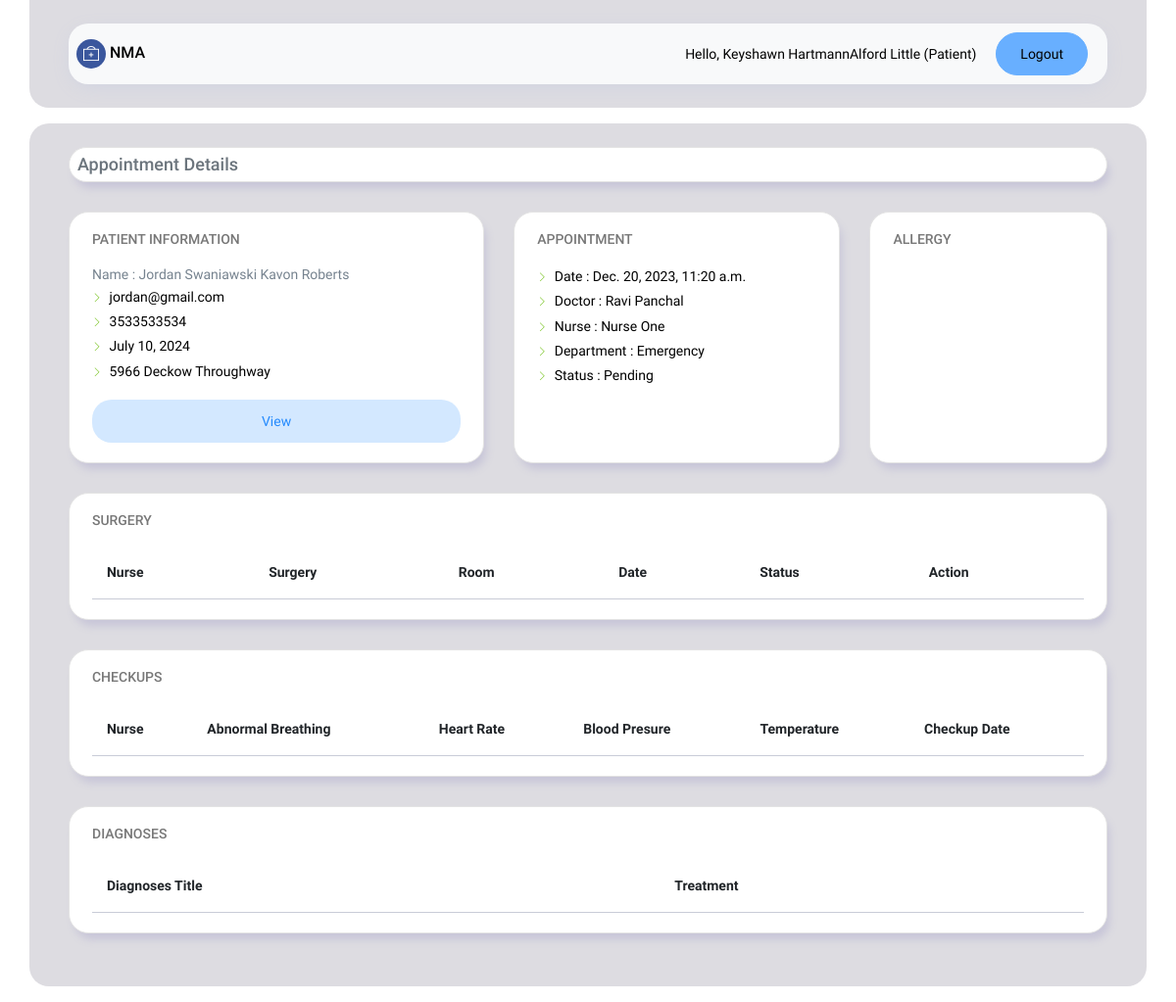
Screenshot of /appointment-details/7 (signed in) with the database file from the repository.
### app/models.py (models this page shows, shortened)
class Appointment(models.Model):
    STATUS = [
        ('Pending', 'Pending'),
        ('InProgress', 'InProgress'),
        ('Completed', 'Completed'),
    ]
    patient = models.ForeignKey(Patient,null=True,on_delete=models.SET_NULL)
    doctor = models.ForeignKey(Staff,null=True, related_name='doctor_appts',on_delete=models.SET_NULL)
    nurse = models.ForeignKey(Staff,null=True, related_name='nurse_appts',on_delete=models.SET_NULL)
    receptionits = models.ForeignKey(Staff,null=True, related_name='recep_appts',on_delete=models.SET_NULL)
    department = models.ForeignKey(Department,null=True,on_delete=models.SET_NULL)
    app_date = models.DateTimeField()
    status = models.CharField(max_length=35, choices=STATUS, null=True)
    created_date = models.DateTimeField(auto_now_add=True, null=True)

class Patient(models.Model):
    GENDER = [
        ('Male', 'Male'),
        ('Female', 'Female'),
    ]
    user = models.OneToOneField(User, null=True, blank=True, on_delete=models.CASCADE)
    number = models.CharField(max_length=20, null=True, blank=True)
    gender = models.CharField(max_length=100, choices=GENDER)
    dob = models.DateField()
    address = models.CharField(max_length=100)
    created_date = models.DateTimeField(auto_now_add=True, null=True)

class Staff(models.Model):
    GENDER = [
        ('Male', 'Male'),
        ('Female', 'Female'),
    ]
    POSITION = [
        ('NURSE','NURSE'),
        ('DOCTOR', 'DOCTOR'),
        ('RECEPTIONIST', 'RECEPTIONIST'),
    ]
    SHIFT = [
        ('9AM-5PM','9AM-5PM'),
        ('6PM-12AM', '6PM-12AM'),
        ('12AM-6AM', '12AM-6AM')
    ]
    user = models.OneToOneField(User, null=True, blank= True, on_delete=models.CASCADE)
    department = models.ForeignKey(Department,on_delete=models.SET_NULL,null=True,blank=True)
    position = models.CharField(max_length=100, choices=POSITION)
    gender = models.CharField(max_length=10, choices=GENDER)
    shift = models.CharField(max_length=35, choices=SHIFT)
    dob = models.DateField(null=True, blank=True)
    address = models.CharField(max_length=100)
    number = models.CharField(max_length=20)
    created_date = models.DateTimeField(auto_now_add=True, null=True)

class Department(models.Model):
    name = models.CharField(max_length=100)
    created_date = models.DateTimeField(auto_now_add=True, null=True)
    def __str__(self):
        return self.name

### app/decorators.py (the view)
        def wrapper_func(request, *args, **kwargs):
            position = getCurrentUserPosition(request.user)
            if position in allowed_roles:
                return view_func(request, *args, **kwargs)
            else:
                return HttpResponse('You do not permissions to view this page!')

### app/templatetags/filterData.py (called while the page is built)
@register.simple_tag
def getCurrentUserPosition(user):
    staff = Staff.objects.filter(user=user)
    patient = Patient.objects.filter(user=user)
    position = 'Admin'
    if staff.exists():
        position = staff.first().position
    else:
        if patient.exists():
            position = 'Patient'
    return position

### templates/appointment-details.html (shortened to what this page needs)
{% extends 'base.html' %}
{% block content %}
{% load static %}
{% load filterData %}
{% getCurrentUserPosition user as position %}
<div class="container content-wrapper my-3" style="border-radius:20px;">
  <div class="row">
    <div class="col-md-12 grid-margin stretch-card">
      <div class="card" style="border-radius:20px;">
        <div class="card-body d-flex justify-content-between align-items-center p-2">
          <div>
            <h4 class="text-secondary mb-0">
              Appointment Details
            </h4>
          </div>
        </div>
      </div>
    </div>
  </div>
  <div class="row">
    <div class="col-lg-5 grid-margin stretch-card">
        <div class="card" style="border-radius:20px;">
            <div class="card-body d-flex flex-column">
              <h4 class="card-title">Patient Information</h4>
              <p class="card-description m-0">Name : {{appointmentData.patient.user.first_name}} {{appointmentData.patient.user.last_name}}</p>
              <ul class="list-arrow">
                <li>{{appointmentData.patient.user.email}}</li>
                <li>{{appointmentData.patient.number}}</li>
                <li>{{appointmentData.patient.dob}}</li>
                <li>{{appointmentData.patient.address}}</li>
              </ul>
              <a href="{% url "patient-details" appointmentData.patient.id %}" class="btn btn-inverse-primary w-100 mt-auto mx-auto" style="border-radius:20px;">View</a>
            </div>
        </div>
    </div>
    <div class="col-lg-4 grid-margin stretch-card">
      <div class="card" style="border-radius:20px;">
          <div class="card-body d-flex flex-column">
              <h4 class="card-title">Appointment</h4>
              <ul class="list-arrow">
                <li>Date : {{appointmentData.app_date}}</li>
                <li>Doctor : {{appointmentData.doctor.user.first_name}} {{appointmentData.doctor.user.last_name}}</li>
                <li>Nurse : {{appointmentData.nurse.user.first_name}} {{appointmentData.nurse.user.last_name}}</li>
                <li>Department : {{appointmentData.department}}</li>
                <li>Status : {{appointmentData.status}}</li>
            </ul>
          </div>
      </div>
    </div>
    <div class="col-lg-3 grid-margin stretch-card">
        <div class="card" style="border-radius:20px;">
            <div class="card-body d-flex flex-column">
              <h4 class="card-title">
                Allergy
              </h4>
            </div>
        </div>
    </div>
  </div>
  <div class="row">
    <div class="col-lg-12 grid-margin stretch-card">
        <div class="card" style="border-radius:20px;">
          <div class="card-body">
            <h4 class="card-title">Surgery</h4>
            <div class="table-responsive">
              <table class="table">
                <thead>
                  <tr>
                    <th>Nurse</th>
                    <th>Surgery</th>
                    <th>Room</th>
                    <th>Date</th>
                    <th>Status</th>
                    <th>Action</th>
                  </tr>
                </thead>
              </table>
            </div>
          </div>
        </div>
    </div>
    <div class="col-lg-12 grid-margin stretch-card">
        <div class="card" style="border-radius:20px;">
          <div class="card-body">
            <h4 class="card-title">Checkups</h4>
            <div class="table-responsive">
              <table class="table">
                <thead>
                  <tr>
                    <th>Nurse</th>
                    <th>Abnormal Breathing</th>
                    <th>Heart Rate</th>
                    <th>Blood Presure</th>
                    <th>Temperature</th>
                    <th>Checkup Date</th>
                  </tr>
                </thead>
              </table>
            </div>
          </div>
        </div>
    </div>
    <div class="col-lg-12 grid-margin stretch-card">
        <div class="card" style="border-radius:20px;">
          <div class="card-body">
            <h4 class="card-title">Diagnoses</h4>
            <div class="table-responsive">
              <table class="table">
                <thead>
                  <tr>
                    <th>Diagnoses Title</th>
                    <th>Treatment</th>
                  </tr>
                </thead>
              </table>
            </div>
          </div>
        </div>
    </div>
  </div>
</div>
{% endblock content %}

### templates/common/header.html (shortened to what this page needs)
{% load filterData %}
{% getCurrentUserPosition user as position %}
  <div class="container content-wrapper" style="border-bottom-left-radius:20px;border-bottom-right-radius:20px;">
    <nav class="navbar navbar-expand-lg navbar-light bg-light"  style="border-radius:20px;">
        <h5 class="m-2" >
            <button type="button" class="btn btn-social-icon btn-facebook btn-rounded btn-sm" style="width: 30px;height: 30px;"><i class="ti-support"></i></button>
            NMA
        </h5>
        <span class="hello-msg">Hello, {{ request.user }} ({{position}})</span>
        <span class="hello-msg"><a class="btn btn-info btn-rounded" href="{% url 'logout' %}">Logout</a></span>
    </nav>
  </div>

### templates/common/header.html (style rules this page uses)
.hello-msg { font-size: 14px; margin-right: 20px; }

### rows the page displays
Appointment: patient.user.first_name "Jordan Swaniawski", patient.user.last_name "Kavon Roberts", patient.user.email "jordan@gmail.com", patient.number "3533533534", patient.dob "July 10, 2024", patient.address "5966 Deckow Throughway", app_date "Dec. 20, 2023, 11:20 a.m.", doctor.user.first_name "Ravi", doctor.user.last_name "Panchal", nurse.user.first_name "Nurse", nurse.user.last_name "One", department "Emergency", status "Pending"

### other values shown
{{ request.user }} "Keyshawn HartmannAlford Little"
{{ position }} "Patient"
